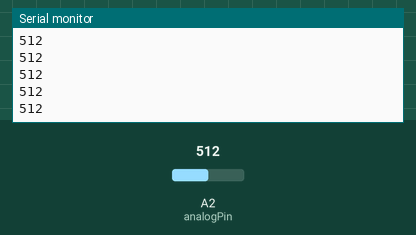
Recording of a sketch running on a simulated Arduino Uno, built with avr-gcc and run on an emulated ATmega328P. On the bench: the last lines printed to the serial monitor. The test bench sets the inputs (shaded band); at power-on: A2 (analogPin) = 512.

Above: at 1.2 s.
1.3 s: A2 (analogPin) set to 716
At 2.3 s:
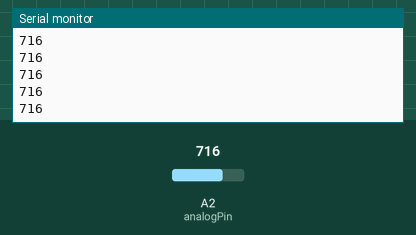
2.8 s: A2 (analogPin) set to 900
At 3.7 s:
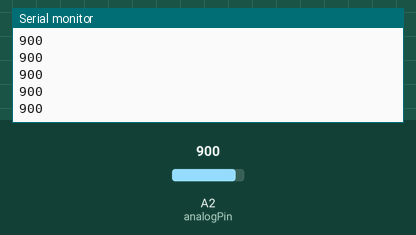
Timing chart, 0 to 5.8 s (numbered marks = the images above; inputs shaded):
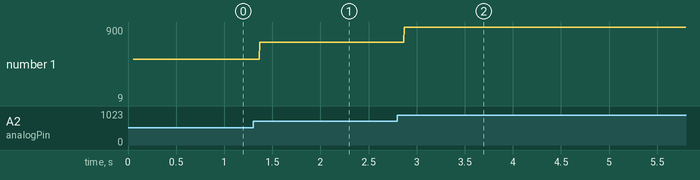

Measured:
- after the input at 1.3 s, the serial monitor: prints a new line after 0.07 s (image 1)
- after the input at 2.8 s, the serial monitor: prints a new line after 0.07 s (image 2)
- plotted number 1: 512 → 716 after the input at 1.3 s, 716 → 9 after the input at 2.8 s

The sketch:

crutch.ino
```cpp
int val =0;
long randnumb;
int analogPin = 2;
void setup() {

  Serial.begin(9600);
  Serial.print("Arduino counter: ");
  delay(50);

}

void loop() {
  val = analogRead(analogPin);
  //randnumb = random(150,600);
  //delay(500);
  Serial.println(val);
  //delay(700); // wait half a sec
}
```
